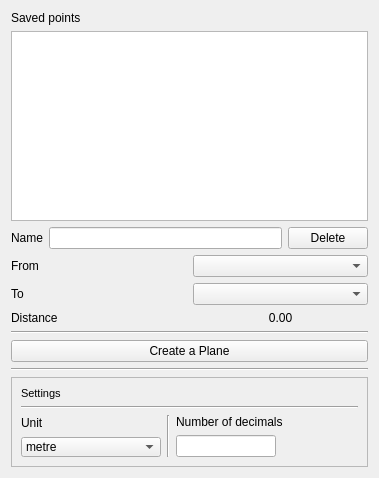
<?xml version="1.0" encoding="UTF-8"?>
<ui version="4.0">
 <class>PointList</class>
 <widget class="QWidget" name="PointList">
  <property name="geometry">
   <rect>
    <x>0</x>
    <y>0</y>
    <width>379</width>
    <height>478</height>
   </rect>
  </property>
  <property name="windowTitle">
   <string>Form</string>
  </property>
  <layout class="QVBoxLayout" name="verticalLayout_7">
   <item>
    <layout class="QVBoxLayout" name="verticalLayout_6">
     <item>
      <layout class="QVBoxLayout" name="verticalLayout">
       <item>
        <widget class="QLabel" name="dataPoints">
         <property name="text">
          <string>Saved points</string>
         </property>
        </widget>
       </item>
       <item>
        <widget class="QListWidget" name="listWidget"/>
       </item>
      </layout>
     </item>
     <item>
      <layout class="QVBoxLayout" name="PointsManipAndCBoxes">
       <item>
        <layout class="QHBoxLayout" name="horizontalLayout_4">
         <item>
          <widget class="QLabel" name="label">
           <property name="toolTip">
            <string>Change the name of the selected point here</string>
           </property>
           <property name="text">
            <string>Name</string>
           </property>
          </widget>
         </item>
         <item>
          <widget class="QLineEdit" name="lineLabel"/>
         </item>
         <item>
          <widget class="QPushButton" name="deleteButton">
           <property name="text">
            <string>Delete</string>
           </property>
          </widget>
         </item>
        </layout>
       </item>
       <item>
        <layout class="QHBoxLayout" name="horizontalLayout_5">
         <item>
          <widget class="QLabel" name="pos1">
           <property name="text">
            <string>From</string>
           </property>
          </widget>
         </item>
         <item>
          <widget class="QComboBox" name="pointBox1"/>
         </item>
        </layout>
       </item>
       <item>
        <layout class="QHBoxLayout" name="horizontalLayout_6">
         <item>
          <widget class="QLabel" name="pos2">
           <property name="text">
            <string>To</string>
           </property>
          </widget>
         </item>
         <item>
          <widget class="QComboBox" name="pointBox2"/>
         </item>
        </layout>
       </item>
       <item>
        <layout class="QHBoxLayout" name="horizontalLayout_7">
         <item>
          <widget class="QLabel" name="length">
           <property name="toolTip">
            <string>Distance between the selected points</string>
           </property>
           <property name="text">
            <string>Distance</string>
           </property>
          </widget>
         </item>
         <item>
          <widget class="QLabel" name="laengenEingabe">
           <property name="enabled">
            <bool>true</bool>
           </property>
           <property name="layoutDirection">
            <enum>Qt::LeftToRight</enum>
           </property>
           <property name="text">
            <string>0.00</string>
           </property>
           <property name="textFormat">
            <enum>Qt::AutoText</enum>
           </property>
           <property name="alignment">
            <set>Qt::AlignCenter</set>
           </property>
           <property name="wordWrap">
            <bool>false</bool>
           </property>
          </widget>
         </item>
        </layout>
       </item>
      </layout>
     </item>
     <item>
      <widget class="Line" name="line_2">
       <property name="orientation">
        <enum>Qt::Horizontal</enum>
       </property>
      </widget>
     </item>
     <item>
      <layout class="QVBoxLayout" name="verticalLayout_4">
       <item>
        <widget class="QPushButton" name="pushButton">
         <property name="text">
          <string>Create a Plane</string>
         </property>
        </widget>
       </item>
       <item>
        <widget class="Line" name="line_3">
         <property name="orientation">
          <enum>Qt::Horizontal</enum>
         </property>
        </widget>
       </item>
      </layout>
     </item>
     <item>
      <widget class="QFrame" name="Settings">
       <property name="frameShape">
        <enum>QFrame::StyledPanel</enum>
       </property>
       <layout class="QVBoxLayout" name="verticalLayout_5">
        <item>
         <widget class="QLabel" name="settings">
          <property name="enabled">
           <bool>true</bool>
          </property>
          <property name="font">
           <font>
            <pointsize>8</pointsize>
           </font>
          </property>
          <property name="styleSheet">
           <string notr="true"/>
          </property>
          <property name="text">
           <string>Settings</string>
          </property>
          <property name="scaledContents">
           <bool>false</bool>
          </property>
         </widget>
        </item>
        <item>
         <widget class="Line" name="line">
          <property name="orientation">
           <enum>Qt::Horizontal</enum>
          </property>
         </widget>
        </item>
        <item>
         <layout class="QHBoxLayout" name="horizontalLayout">
          <item>
           <layout class="QVBoxLayout" name="verticalLayout_2">
            <item>
             <widget class="QLabel" name="unit">
              <property name="maximumSize">
               <size>
                <width>150</width>
                <height>16777215</height>
               </size>
              </property>
              <property name="toolTip">
               <string>Select the unit in which to measure the distance</string>
              </property>
              <property name="text">
               <string>Unit</string>
              </property>
             </widget>
            </item>
            <item>
             <widget class="QComboBox" name="unitComboBox">
              <property name="minimumSize">
               <size>
                <width>140</width>
                <height>0</height>
               </size>
              </property>
              <property name="maximumSize">
               <size>
                <width>140</width>
                <height>20</height>
               </size>
              </property>
              <item>
               <property name="text">
                <string>metre</string>
               </property>
              </item>
              <item>
               <property name="text">
                <string>decimetre</string>
               </property>
              </item>
              <item>
               <property name="text">
                <string>centimetre</string>
               </property>
              </item>
              <item>
               <property name="text">
                <string>millimetre</string>
               </property>
              </item>
              <item>
               <property name="text">
                <string>micrometre</string>
               </property>
              </item>
             </widget>
            </item>
           </layout>
          </item>
          <item>
           <widget class="Line" name="line_4">
            <property name="orientation">
             <enum>Qt::Vertical</enum>
            </property>
           </widget>
          </item>
          <item>
           <layout class="QFormLayout" name="formLayout">
            <item row="1" column="0">
             <widget class="QLineEdit" name="lineFixed">
              <property name="maximumSize">
               <size>
                <width>100</width>
                <height>50</height>
               </size>
              </property>
             </widget>
            </item>
            <item row="0" column="0">
             <widget class="QLabel" name="numberOfDec">
              <property name="toolTip">
               <string>&lt;html&gt;&lt;head/&gt;&lt;body&gt;&lt;p&gt;The number of decimals the measurements will be rounded to (between 0 and 7); &lt;/p&gt;&lt;p&gt;apply by pressing 'Enter'&lt;/p&gt;&lt;/body&gt;&lt;/html&gt;</string>
              </property>
              <property name="text">
               <string>Number of decimals</string>
              </property>
             </widget>
            </item>
           </layout>
          </item>
         </layout>
        </item>
       </layout>
      </widget>
     </item>
    </layout>
   </item>
  </layout>
 </widget>
 <resources/>
 <connections/>
</ui>
